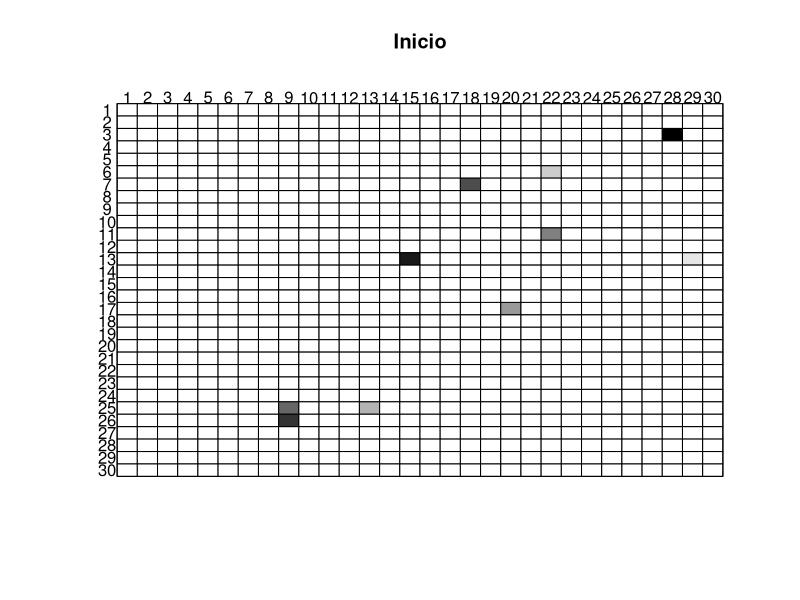

This chart was generated by the following R code: (Note: this script raises an error after producing the figure.)
library(parallel)
dim <- 30
num <-  dim^2
nucleos <- 10
actual <- matrix(rep(0, num), nrow=dim, ncol=dim)
n <- round(runif(nucleos, 1, num))


for (i in 1:nucleos){
  actual[n[i]]=i
}
print(actual)

suppressMessages(library("sna"))
png("p2r1.png")
plot.sociomatrix(actual, diaglab=FALSE, main="Inicio")
graphics.off()

paso <- function(pos) {
  columna <- ((pos - 1) %% dim) + 1
  fila <- floor((pos - 1) / dim) + 1
  vecindad <-  actual[max(fila - 1, 1) : min(fila + 1, dim),
                      max(columna - 1, 1): min(columna + 1, dim)]
  
  if (actual[fila,columna]== 0){
    if((sum(vecindad)) > 0){
      vector <- c()
      for(k in 1:length(vecindad)){
        if(vecindad[k] != 0 ){
          vector <- c(vector, vecindad[k])
        }
      }
      nnucleo <- vector[1]
      return(nnucleo)
    }
    else {return (actual[fila, columna])}
  }
  else {return (actual[fila, columna])}
}

cluster <- makeCluster(detectCores() - 1)
clusterExport(cluster, "dim")
clusterExport(cluster, "paso")

for (iteracion in 1:50) { 
  clusterExport(cluster, "actual")
  siguiente <- parSapply(cluster, 1:num, paso)
  print(siguiente)
  actual <- matrix(siguiente, nrow=dim, ncol=dim, byrow=TRUE)
  salida = paste("p2r1_t", iteracion, ".png", sep="")
  tiempo = paste("Paso", iteracion)
  png(salida)
  plot.sociomatrix(actual, diaglab=FALSE, main=tiempo)
  graphics.off()
  
  if (all(actual != 0)) {
    break;
  }
}
stopCluster(cluster)

#aquí se revisarán los núcleos que tocaron algún borde
tabla <- table(actual)
borde <- c()
for(fil in 1:dim){
  if(actual[1,fil] %in% borde == FALSE){
    borde <- c(borde, actual[1,fil])
  }
}
for(fil1 in 1:dim){
  if(actual[dim, fil1] %in% borde == FALSE){
    borde <- c(borde, actual[dim, fil1])
  }
}
for(colu in 1:dim){
  if(actual[colu, 1] %in% borde == FALSE){
    borde <- c(borde, actual[colu,1])
  }
}
for(colu1 in 1:dim){
  if(actual[colu1, dim] %in% borde == FALSE){
    borde <- c(borde, actual[colu1,dim])
  }
}

nborde <- c()
for(r in 1:nucleos){
  if(r %in% borde==FALSE){
    nborde <- c(nborde,r)
  }
}

tborde <- c()
for(tb in borde){
  tborde <- c(tborde, tabla[tb])
}

tnborde <- c()
for(tnb in nborde){
  tnborde <- c(tnborde, tabla[tnb])
}

d1 <- data.frame(borde,tborde)
d2 <- data.frame(nborde, tnborde)

g1 = d1$tborde
names(g1)=d1$borde
png("borde.png")
barplot(g1)
graphics.off()

g2 = d2$tnborde
names(g2)=d2$nborde
png("nborde.png")
barplot(g2)
graphics.off()
